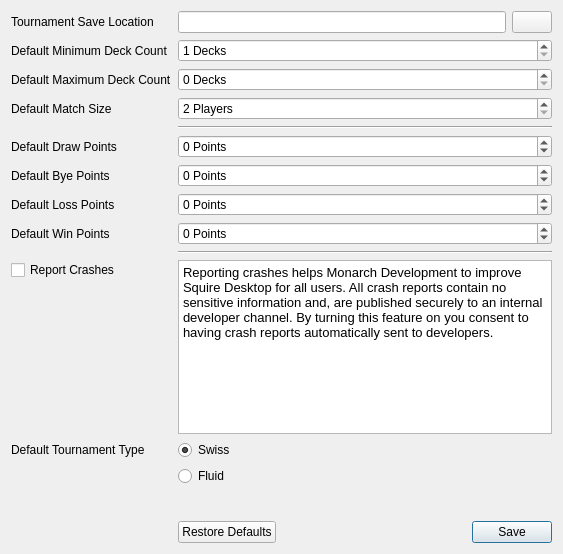
<?xml version="1.0" encoding="UTF-8"?>
<ui version="4.0">
 <class>SettingTab</class>
 <widget class="QWidget" name="SettingTab">
  <property name="geometry">
   <rect>
    <x>0</x>
    <y>0</y>
    <width>563</width>
    <height>554</height>
   </rect>
  </property>
  <property name="windowTitle">
   <string>Form</string>
  </property>
  <layout class="QFormLayout" name="formLayout">
   <item row="0" column="0">
    <widget class="QLabel" name="tournSaveLocation_2">
     <property name="text">
      <string>Tournament Save Location</string>
     </property>
     <property name="buddy">
      <cstring>tournSaveLocation</cstring>
     </property>
    </widget>
   </item>
   <item row="0" column="1">
    <layout class="QHBoxLayout" name="horizontalLayout">
     <item>
      <widget class="QLineEdit" name="tournSaveLocation"/>
     </item>
     <item>
      <widget class="QPushButton" name="tournSaveLocationButton">
       <property name="text">
        <string/>
       </property>
       <property name="icon">
        <iconset theme="document-open">
         <normaloff>.</normaloff>.</iconset>
       </property>
      </widget>
     </item>
    </layout>
   </item>
   <item row="1" column="0">
    <widget class="QLabel" name="deckCountLabel">
     <property name="text">
      <string>Default Minimum Deck Count</string>
     </property>
     <property name="buddy">
      <cstring>minDeckCountSpinBox</cstring>
     </property>
    </widget>
   </item>
   <item row="1" column="1">
    <widget class="QSpinBox" name="minDeckCountSpinBox">
     <property name="suffix">
      <string> Decks</string>
     </property>
     <property name="minimum">
      <number>1</number>
     </property>
     <property name="maximum">
      <number>1000</number>
     </property>
    </widget>
   </item>
   <item row="2" column="0">
    <widget class="QLabel" name="label_2">
     <property name="text">
      <string>Default Maximum Deck Count</string>
     </property>
     <property name="buddy">
      <cstring>maxDeckCountSpinBox</cstring>
     </property>
    </widget>
   </item>
   <item row="2" column="1">
    <widget class="QSpinBox" name="maxDeckCountSpinBox">
     <property name="suffix">
      <string> Decks</string>
     </property>
    </widget>
   </item>
   <item row="3" column="0">
    <widget class="QLabel" name="matchSizeLabel">
     <property name="text">
      <string>Default Match Size</string>
     </property>
     <property name="buddy">
      <cstring>matchSizeSpinBox</cstring>
     </property>
    </widget>
   </item>
   <item row="3" column="1">
    <widget class="QSpinBox" name="matchSizeSpinBox">
     <property name="suffix">
      <string> Players</string>
     </property>
     <property name="minimum">
      <number>2</number>
     </property>
     <property name="maximum">
      <number>1000</number>
     </property>
    </widget>
   </item>
   <item row="4" column="1">
    <widget class="Line" name="line">
     <property name="lineWidth">
      <number>1</number>
     </property>
     <property name="orientation">
      <enum>Qt::Horizontal</enum>
     </property>
    </widget>
   </item>
   <item row="5" column="0">
    <widget class="QLabel" name="drawPointsLabel">
     <property name="text">
      <string>Default Draw Points</string>
     </property>
     <property name="buddy">
      <cstring>drawPointsSpinBox</cstring>
     </property>
    </widget>
   </item>
   <item row="5" column="1">
    <widget class="QSpinBox" name="drawPointsSpinBox">
     <property name="suffix">
      <string> Points</string>
     </property>
     <property name="minimum">
      <number>-99</number>
     </property>
    </widget>
   </item>
   <item row="6" column="0">
    <widget class="QLabel" name="byePointsLabel">
     <property name="text">
      <string>Default Bye Points</string>
     </property>
     <property name="buddy">
      <cstring>byePointsSpinBox</cstring>
     </property>
    </widget>
   </item>
   <item row="6" column="1">
    <widget class="QSpinBox" name="byePointsSpinBox">
     <property name="suffix">
      <string> Points</string>
     </property>
     <property name="minimum">
      <number>-99</number>
     </property>
    </widget>
   </item>
   <item row="7" column="0">
    <widget class="QLabel" name="lossPointsLabel">
     <property name="text">
      <string>Default Loss Points</string>
     </property>
     <property name="buddy">
      <cstring>lossPointsSpinBox</cstring>
     </property>
    </widget>
   </item>
   <item row="7" column="1">
    <widget class="QSpinBox" name="lossPointsSpinBox">
     <property name="suffix">
      <string> Points</string>
     </property>
     <property name="minimum">
      <number>-99</number>
     </property>
    </widget>
   </item>
   <item row="8" column="0">
    <widget class="QLabel" name="winPointsLabel">
     <property name="text">
      <string>Default Win Points</string>
     </property>
     <property name="buddy">
      <cstring>winPointsSpinBox</cstring>
     </property>
    </widget>
   </item>
   <item row="8" column="1">
    <widget class="QSpinBox" name="winPointsSpinBox">
     <property name="suffix">
      <string> Points</string>
     </property>
     <property name="minimum">
      <number>-99</number>
     </property>
    </widget>
   </item>
   <item row="9" column="1">
    <widget class="Line" name="line_2">
     <property name="orientation">
      <enum>Qt::Horizontal</enum>
     </property>
    </widget>
   </item>
   <item row="12" column="0">
    <widget class="QLabel" name="label">
     <property name="text">
      <string>Default Tournament Type</string>
     </property>
    </widget>
   </item>
   <item row="12" column="1">
    <widget class="QRadioButton" name="swissRadio">
     <property name="text">
      <string>Swiss</string>
     </property>
     <property name="checked">
      <bool>true</bool>
     </property>
    </widget>
   </item>
   <item row="13" column="1">
    <widget class="QRadioButton" name="fluidRadio">
     <property name="text">
      <string>Fluid</string>
     </property>
    </widget>
   </item>
   <item row="16" column="1">
    <spacer name="verticalSpacer">
     <property name="orientation">
      <enum>Qt::Vertical</enum>
     </property>
     <property name="sizeHint" stdset="0">
      <size>
       <width>20</width>
       <height>40</height>
      </size>
     </property>
    </spacer>
   </item>
   <item row="19" column="1">
    <widget class="QDialogButtonBox" name="buttonBox">
     <property name="standardButtons">
      <set>QDialogButtonBox::RestoreDefaults|QDialogButtonBox::Save</set>
     </property>
    </widget>
   </item>
   <item row="11" column="0">
    <widget class="QCheckBox" name="reportCrashesEdit">
     <property name="text">
      <string>Report Crashes</string>
     </property>
    </widget>
   </item>
   <item row="11" column="1">
    <widget class="QTextBrowser" name="textBrowser">
     <property name="sizePolicy">
      <sizepolicy hsizetype="Expanding" vsizetype="Preferred">
       <horstretch>0</horstretch>
       <verstretch>0</verstretch>
      </sizepolicy>
     </property>
     <property name="html">
      <string>&lt;!DOCTYPE HTML PUBLIC &quot;-//W3C//DTD HTML 4.0//EN&quot; &quot;http://www.w3.org/TR/REC-html40/strict.dtd&quot;&gt;
&lt;html&gt;&lt;head&gt;&lt;meta name=&quot;qrichtext&quot; content=&quot;1&quot; /&gt;&lt;meta charset=&quot;utf-8&quot; /&gt;&lt;style type=&quot;text/css&quot;&gt;
p, li { white-space: pre-wrap; }
hr { height: 1px; border-width: 0; }
li.unchecked::marker { content: &quot;\2610&quot;; }
li.checked::marker { content: &quot;\2612&quot;; }
&lt;/style&gt;&lt;/head&gt;&lt;body style=&quot; font-family:'Fira Sans'; font-size:10pt; font-weight:400; font-style:normal;&quot;&gt;
&lt;p style=&quot; margin-top:0px; margin-bottom:0px; margin-left:0px; margin-right:0px; -qt-block-indent:0; text-indent:0px;&quot;&gt;Reporting crashes helps Monarch Development to improve Squire Desktop for all users. All crash reports contain no sensitive information and, are published securely to an internal developer channel. By turning this feature on you consent to having crash reports automatically sent to developers.&lt;/p&gt;&lt;/body&gt;&lt;/html&gt;</string>
     </property>
    </widget>
   </item>
  </layout>
 </widget>
 <resources/>
 <connections/>
</ui>
